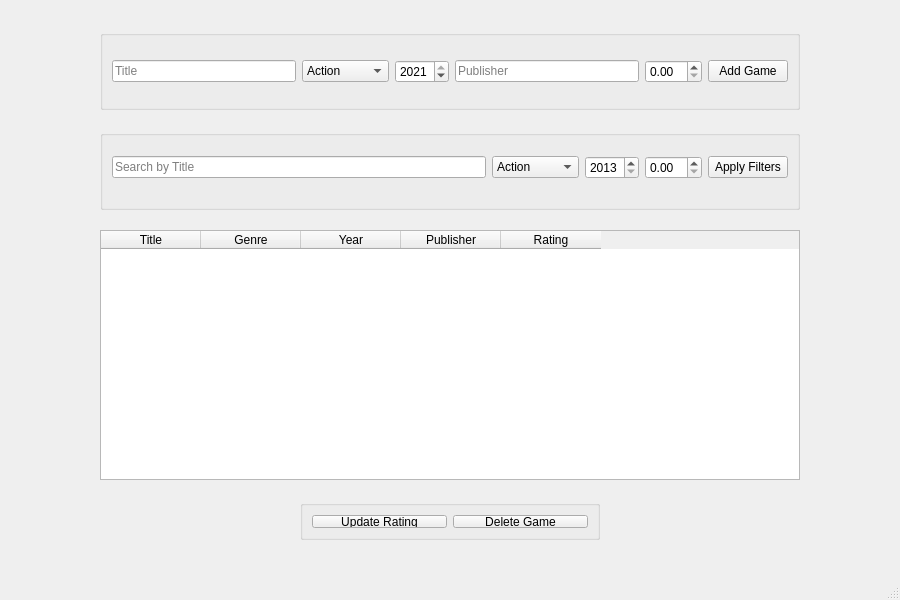
<?xml version="1.0" encoding="UTF-8"?>
<ui version="4.0">
 <class>MainWindow</class>
 <widget class="QMainWindow" name="MainWindow">
  <property name="geometry">
   <rect>
    <x>0</x>
    <y>0</y>
    <width>900</width>
    <height>600</height>
   </rect>
  </property>
  <property name="sizePolicy">
   <sizepolicy hsizetype="Fixed" vsizetype="Fixed">
    <horstretch>0</horstretch>
    <verstretch>0</verstretch>
   </sizepolicy>
  </property>
  <property name="windowTitle">
   <string>Game Database Manager</string>
  </property>
  <widget class="QWidget" name="centralwidget">
   <widget class="QGroupBox" name="verticalGroupBox">
    <property name="geometry">
     <rect>
      <x>100</x>
      <y>30</y>
      <width>700</width>
      <height>80</height>
     </rect>
    </property>
    <layout class="QHBoxLayout" name="addGroupBox">
     <item>
      <widget class="QLineEdit" name="titleInput">
       <property name="placeholderText">
        <string>Title</string>
       </property>
      </widget>
     </item>
     <item>
      <widget class="QComboBox" name="genreInput">
       <property name="mouseTracking">
        <bool>false</bool>
       </property>
       <item>
        <property name="text">
         <string>Action</string>
        </property>
       </item>
       <item>
        <property name="text">
         <string>RPG</string>
        </property>
       </item>
       <item>
        <property name="text">
         <string>Adventure</string>
        </property>
       </item>
       <item>
        <property name="text">
         <string>Indie</string>
        </property>
       </item>
       <item>
        <property name="text">
         <string>Horror</string>
        </property>
       </item>
       <item>
        <property name="text">
         <string>Puzzle</string>
        </property>
       </item>
       <item>
        <property name="text">
         <string>Platformer</string>
        </property>
       </item>
       <item>
        <property name="text">
         <string>Shooter</string>
        </property>
       </item>
       <item>
        <property name="text">
         <string>Simulation</string>
        </property>
       </item>
      </widget>
     </item>
     <item>
      <widget class="QSpinBox" name="yearInput">
       <property name="minimum">
        <number>2013</number>
       </property>
       <property name="maximum">
        <number>2021</number>
       </property>
       <property name="value">
        <number>2021</number>
       </property>
      </widget>
     </item>
     <item>
      <widget class="QLineEdit" name="publiserInput">
       <property name="placeholderText">
        <string>Publisher</string>
       </property>
      </widget>
     </item>
     <item>
      <widget class="QDoubleSpinBox" name="ratingInput">
       <property name="maximum">
        <double>10.000000000000000</double>
       </property>
       <property name="singleStep">
        <double>0.100000000000000</double>
       </property>
      </widget>
     </item>
     <item>
      <widget class="QPushButton" name="addButton">
       <property name="text">
        <string>Add Game</string>
       </property>
      </widget>
     </item>
    </layout>
   </widget>
   <widget class="QGroupBox" name="horizontalGroupBox">
    <property name="geometry">
     <rect>
      <x>100</x>
      <y>130</y>
      <width>700</width>
      <height>80</height>
     </rect>
    </property>
    <layout class="QHBoxLayout" name="horizontalLayout">
     <property name="sizeConstraint">
      <enum>QLayout::SetNoConstraint</enum>
     </property>
     <property name="topMargin">
      <number>1</number>
     </property>
     <item>
      <widget class="QLineEdit" name="searchInput">
       <property name="placeholderText">
        <string>Search by Title</string>
       </property>
      </widget>
     </item>
     <item>
      <widget class="QComboBox" name="filterGenre">
       <item>
        <property name="text">
         <string>Action</string>
        </property>
       </item>
       <item>
        <property name="text">
         <string>RPG</string>
        </property>
       </item>
       <item>
        <property name="text">
         <string>Adventure</string>
        </property>
       </item>
       <item>
        <property name="text">
         <string>Indie</string>
        </property>
       </item>
       <item>
        <property name="text">
         <string>Horror</string>
        </property>
       </item>
       <item>
        <property name="text">
         <string>Puzzle</string>
        </property>
       </item>
       <item>
        <property name="text">
         <string>Platformer</string>
        </property>
       </item>
       <item>
        <property name="text">
         <string>Shooter</string>
        </property>
       </item>
       <item>
        <property name="text">
         <string>Simulation</string>
        </property>
       </item>
      </widget>
     </item>
     <item>
      <widget class="QSpinBox" name="filterYear">
       <property name="minimum">
        <number>2013</number>
       </property>
       <property name="maximum">
        <number>2021</number>
       </property>
       <property name="value">
        <number>2013</number>
       </property>
      </widget>
     </item>
     <item>
      <widget class="QDoubleSpinBox" name="filterRating">
       <property name="maximum">
        <double>10.000000000000000</double>
       </property>
       <property name="singleStep">
        <double>0.100000000000000</double>
       </property>
      </widget>
     </item>
     <item>
      <widget class="QPushButton" name="applyFilters">
       <property name="text">
        <string>Apply Filters</string>
       </property>
      </widget>
     </item>
    </layout>
   </widget>
   <widget class="QTableWidget" name="tableWidget">
    <property name="geometry">
     <rect>
      <x>100</x>
      <y>230</y>
      <width>700</width>
      <height>250</height>
     </rect>
    </property>
    <property name="editTriggers">
     <set>QAbstractItemView::NoEditTriggers</set>
    </property>
    <property name="selectionMode">
     <enum>QAbstractItemView::SingleSelection</enum>
    </property>
    <property name="selectionBehavior">
     <enum>QAbstractItemView::SelectRows</enum>
    </property>
    <column>
     <property name="text">
      <string>Title</string>
     </property>
    </column>
    <column>
     <property name="text">
      <string>Genre</string>
     </property>
    </column>
    <column>
     <property name="text">
      <string>Year</string>
     </property>
    </column>
    <column>
     <property name="text">
      <string>Publisher</string>
     </property>
    </column>
    <column>
     <property name="text">
      <string>Rating</string>
     </property>
    </column>
   </widget>
   <widget class="QGroupBox" name="horizontalGroupBox_2">
    <property name="geometry">
     <rect>
      <x>300</x>
      <y>500</y>
      <width>300</width>
      <height>40</height>
     </rect>
    </property>
    <layout class="QHBoxLayout" name="horizontalLayout_2">
     <item>
      <widget class="QPushButton" name="updateButton">
       <property name="text">
        <string>Update Rating</string>
       </property>
      </widget>
     </item>
     <item>
      <widget class="QPushButton" name="deleteButton">
       <property name="text">
        <string>Delete Game</string>
       </property>
      </widget>
     </item>
    </layout>
   </widget>
   <zorder>tableWidget</zorder>
   <zorder>horizontalGroupBox_2</zorder>
   <zorder>verticalGroupBox</zorder>
   <zorder>horizontalGroupBox</zorder>
  </widget>
  <widget class="QMenuBar" name="menubar">
   <property name="geometry">
    <rect>
     <x>0</x>
     <y>0</y>
     <width>900</width>
     <height>21</height>
    </rect>
   </property>
  </widget>
  <widget class="QStatusBar" name="statusbar"/>
 </widget>
 <resources/>
 <connections/>
</ui>
